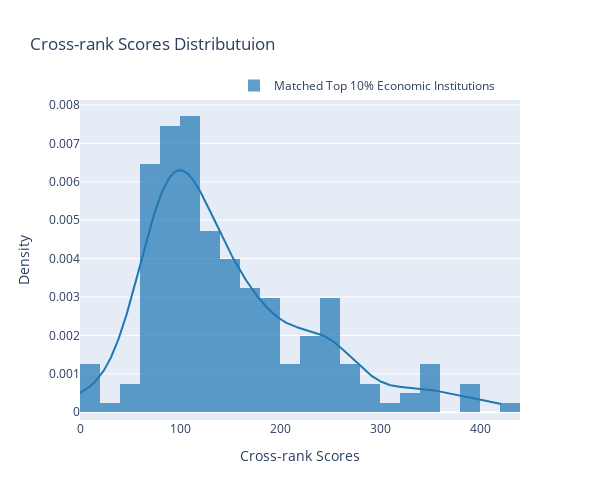

The code cell stored with this chart in its notebook:
### Code cell
# df_univ_rank.crscore.plot.density(color='green')
# plt.title('Density plot for crscore')
# plt.show()
fig = ff.create_distplot([df_univ_rank["crscore"]], 
                         ["Matched Top 10% Economic Institutions"],
                         bin_size=20,
                         show_rug = False
                         )

fig.update_layout(title_text = "Cross-rank Scores Distributuion",
                  xaxis_title = "Cross-rank Scores",
                  yaxis_title = "Density",
#                 template = "plotly_dark",
                  width = 600,
                  height = 500,
                  legend=dict(
                    yanchor="bottom",
                    y=1.00,
                    xanchor="left",
                    x=0.35
                    )
                  )
fig.show()

### Figure 1 — Plotly figure (JSON) as saved in the notebook; plotly's stock layout.template omitted (floating-point values rounded to 4 significant figures; data arrays with more than 128 entries replaced by an {"elided": "..."} marker saying what was removed)
{"data": [{"autobinx": false, "histnorm": "probability density", "legendgroup": "Matched Top 10% Economic Institutions", "marker": {"color": "rgb(31, 119, 180)"}, "name": "Matched Top 10% Economic Institutions", "opacity": 0.7, "type": "histogram", "x": {"elided": "201 float values"}, "xaxis": "x", "xbins": {"end": 422, "size": 20, "start": 0}, "yaxis": "y"}, {"legendgroup": "Matched Top 10% Economic Institutions", "marker": {"color": "rgb(31, 119, 180)"}, "mode": "lines", "name": "Matched Top 10% Economic Institutions", "showlegend": false, "type": "scatter", "x": {"elided": "500 float values"}, "xaxis": "x", "y": {"elided": "500 float values"}, "yaxis": "y"}], "layout": {"barmode": "overlay", "height": 500, "hovermode": "closest", "legend": {"traceorder": "reversed", "x": 0.35, "xanchor": "left", "y": 1, "yanchor": "bottom"}, "title": {"text": "Cross-rank Scores Distributuion"}, "width": 600, "xaxis": {"anchor": "y2", "domain": [0, 1], "title": {"text": "Cross-rank Scores"}, "zeroline": false}, "yaxis": {"anchor": "free", "domain": [0, 1], "position": 0, "title": {"text": "Density"}}}}
